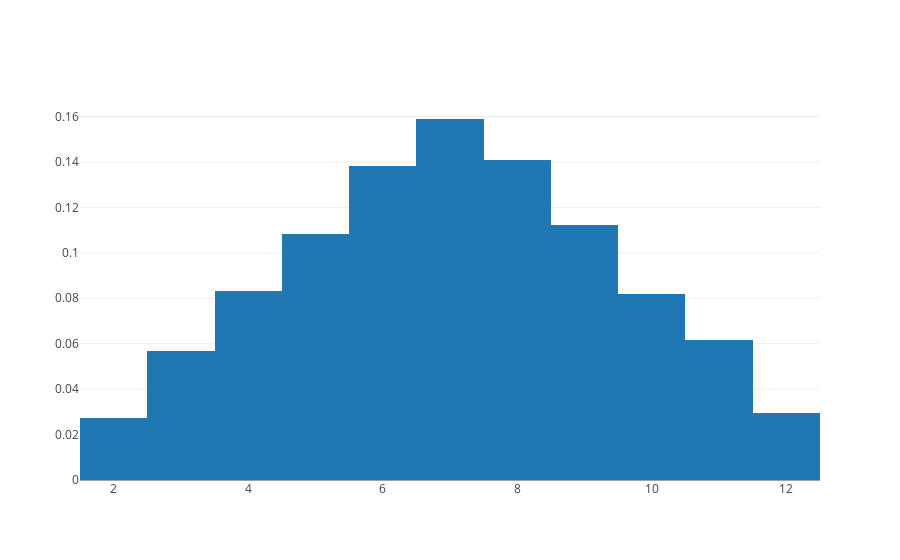

Notebook cell for this chart:
### Markdown cell above
Roll two dice

### Code cell
all_rolls=[]
for i in range(10000):
    roll_1 = np.random.choice(dice_rolls)
    roll_2 = np.random.choice(dice_rolls)
    all_rolls.append(roll_1+roll_2)

data = [go.Histogram(x=all_rolls, histnorm='probability')]
iplot(data)

### Figure 1 — Plotly figure (JSON) as saved in the notebook; plotly's stock layout.template omitted (floating-point values rounded to 4 significant figures; data arrays with more than 128 entries replaced by an {"elided": "..."} marker saying what was removed)
{"data": [{"histnorm": "probability", "type": "histogram", "x": {"elided": "10000 int values"}}], "layout": {}}
